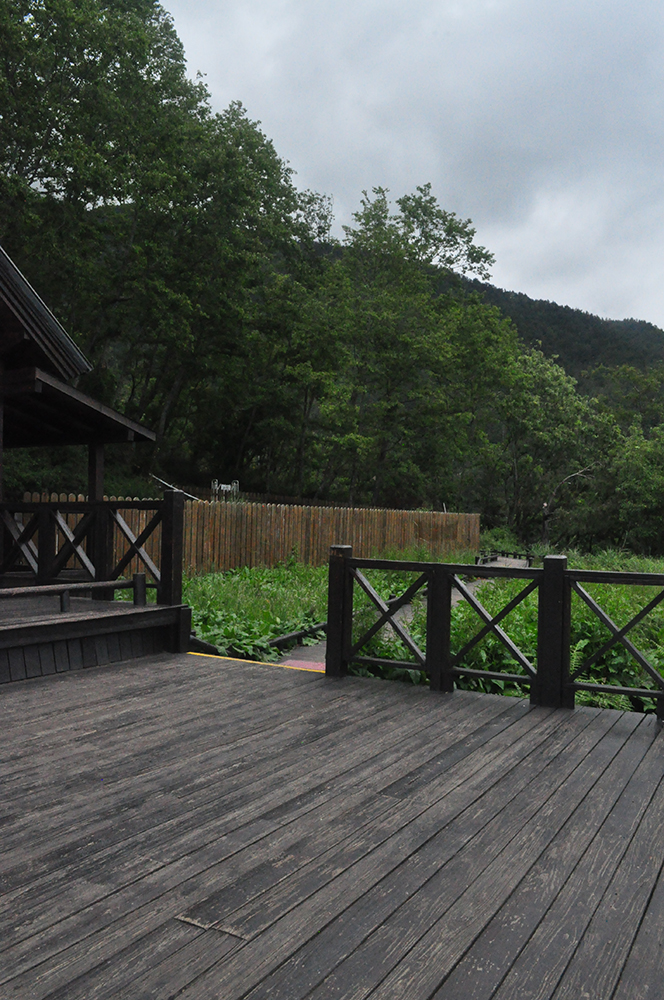
#> input picture src/data/xue-mountain/01.jpg, 664 x 1000 px
$ jupyter execute ORB.ipynb
#> lines starting #> are read from the running program, lines starting #| are printed output that depends on the picture
[cell 1]
import cv2
import numpy as np
import imutils
import math
import matplotlib.pyplot as plt
import time

[cell 2]
def extract_features(image):
    # Convert image to grayscale
    gray = cv2.cvtColor(image, cv2.COLOR_BGR2GRAY)

    # Initialize ORB detector
    orb = cv2.ORB_create()

    # Find keypoints and descriptors in the image
    kp, des = orb.detectAndCompute(gray, None)
    return kp, des

[cell 3]
def match_features(kp1, des1, kp2, des2):
    # Match features between the images
    bf = cv2.BFMatcher(cv2.NORM_HAMMING, crossCheck=True)
    matches = bf.match(des1, des2)
    matches = sorted(matches, key=lambda x: x.distance)

    # Select the top matches
    num_good_matches = int(len(matches) * 0.90)
    matches = matches[:num_good_matches]

    # Extract location of good matches
    points1 = np.zeros((len(matches), 2), dtype=np.float32)
    points2 = np.zeros((len(matches), 2), dtype=np.float32)

    for i, match in enumerate(matches):
        points1[i, :] = kp1[match.queryIdx].pt
        points2[i, :] = kp2[match.trainIdx].pt

    return points1, points2

[cell 4]
def estimate_homography(points1, points2):
    # Find homography matrix
    H, mask = cv2.findHomography(points2, points1, cv2.RANSAC)

    return H

[cell 5]
def stitch_images(images):
    # Create stitching object
    stitcher = cv2.createStitcher() if cv2.__version__.startswith('3') else cv2.Stitcher_create()

    # Iterate over pairs of images and stitch them
    for i in range(1, len(images)):
        # Get the two images to stitch
        img1 = images[i-1]
        img2 = images[i]

        # Stitch the two images
        (status, stitched) = stitcher.stitch([img1, img2])

        # If stitching failed, print error message
        if status != cv2.Stitcher_OK:
            print(f"Image stitching failed: {status}")
            return None

        # Set the stitched image as the first image for next iteration
        images[i] = stitched

    # Resize final panorama to remove black borders
    result = cv2.resize(images[-1], (int(images[-1].shape[1] / 1.5), int(images[-1].shape[0] / 1.5)), interpolation=cv2.INTER_AREA)

    return result

[cell 6]
def main():
    # Load images
    img1 = cv2.imread('data/xue-mountain/01.jpg')
#> img1 is the input picture: shape (1000, 664, 3); mean B, G, R 84.9, 90.6, 85.6
    img2 = cv2.imread('data/xue-mountain/02.jpg')
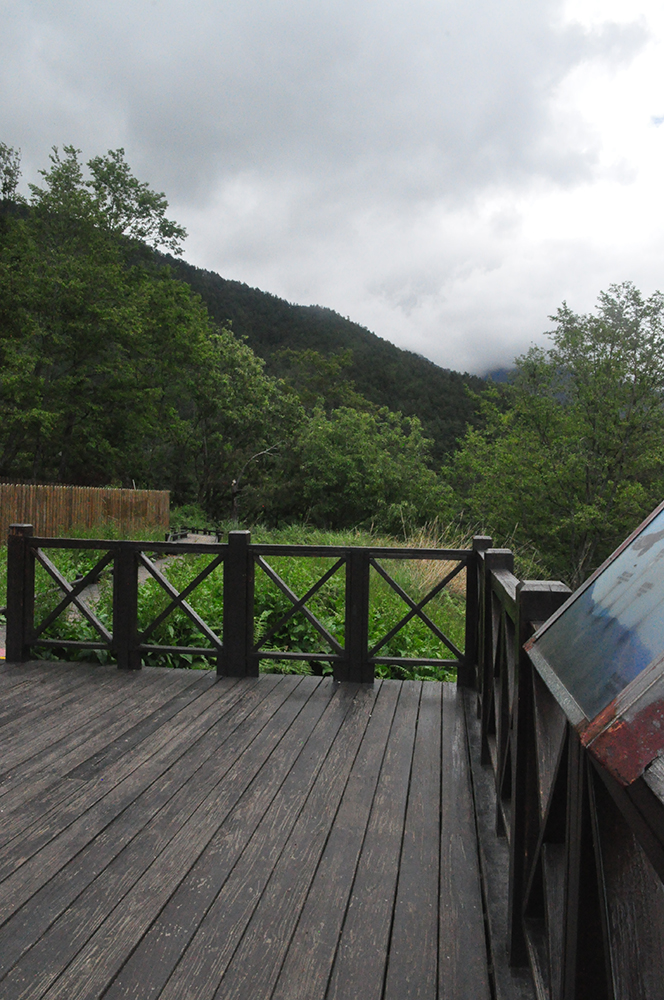
#> input picture src/data/xue-mountain/02.jpg, 664 x 1000 px
#> img2 is the input picture: shape (1000, 664, 3); mean B, G, R 105.5, 111.7, 108.1
    img3 = cv2.imread('data/xue-mountain/03.jpg')
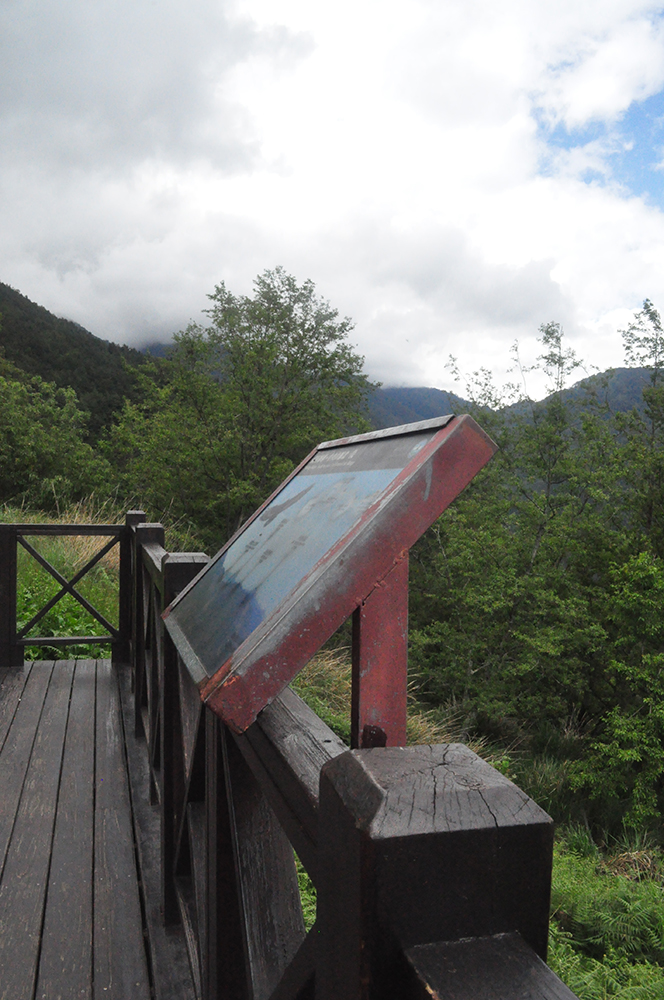
#> input picture src/data/xue-mountain/03.jpg, 664 x 1000 px
#> img3 is the input picture: shape (1000, 664, 3); mean B, G, R 121.5, 126.6, 124.8

    # Resize images
    size = (800, 600)
    img1 = cv2.resize(img1, size)
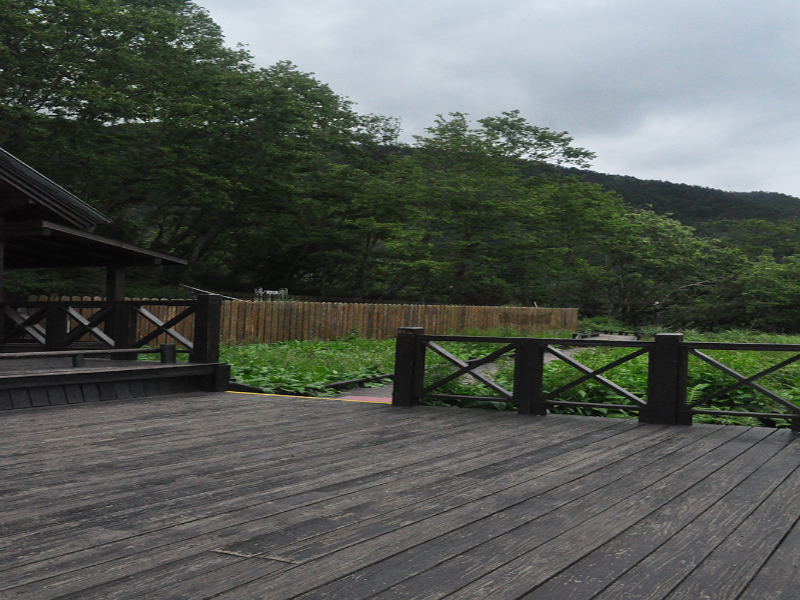
#> img1: shape (600, 800, 3); mean B, G, R 84.8, 90.5, 85.5
    img2 = cv2.resize(img2, size)
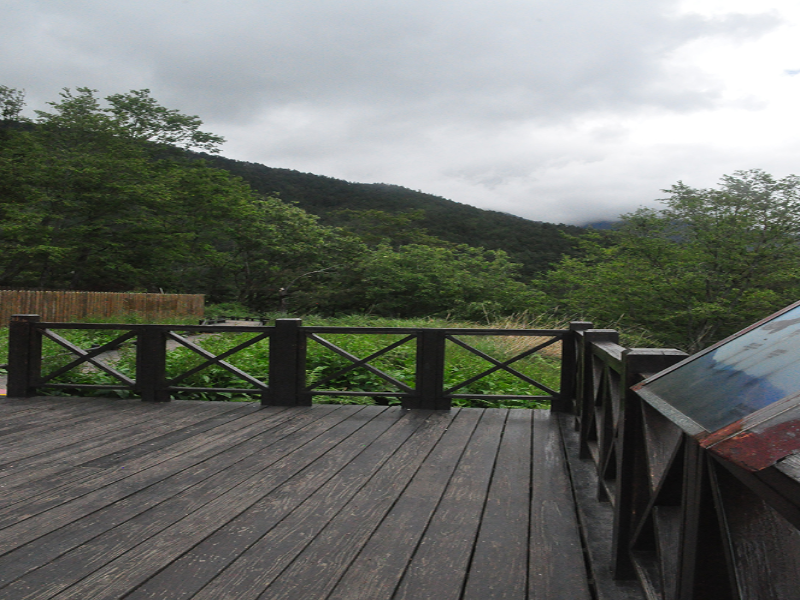
#> img2: shape (600, 800, 3); mean B, G, R 105.4, 111.7, 108.1
    img3 = cv2.resize(img3, size)
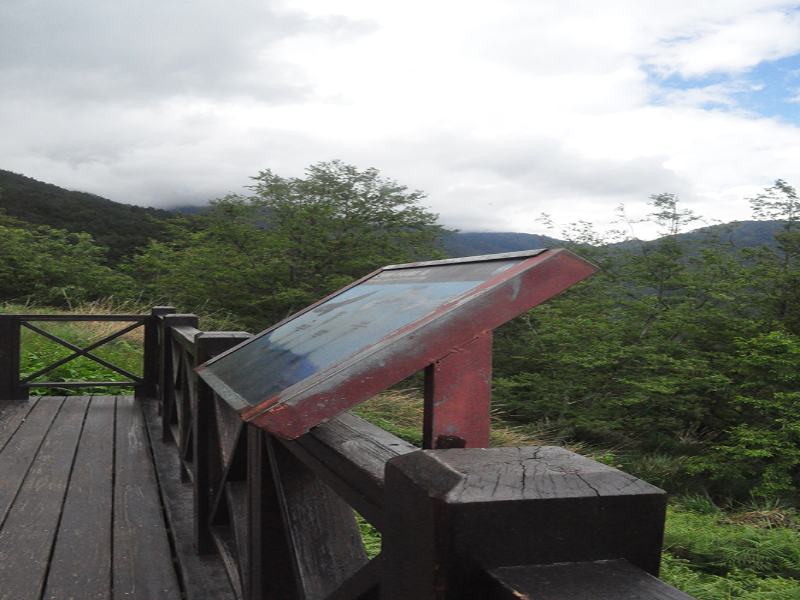
#> img3: shape (600, 800, 3); mean B, G, R 121.4, 126.6, 124.7

    # Start timer
    start_time = time.time()
    # Stitch images together
    result = stitch_images([img1, img2, img3])
#> the loop in stitch_images, `for i in range(1, len(images)):` made 2 passes
#> status on passes 1 to 2: 0, 0
#> pass 1, in stitch_images, `(status, stitched) = stitcher.stitch([img1, img2])`:
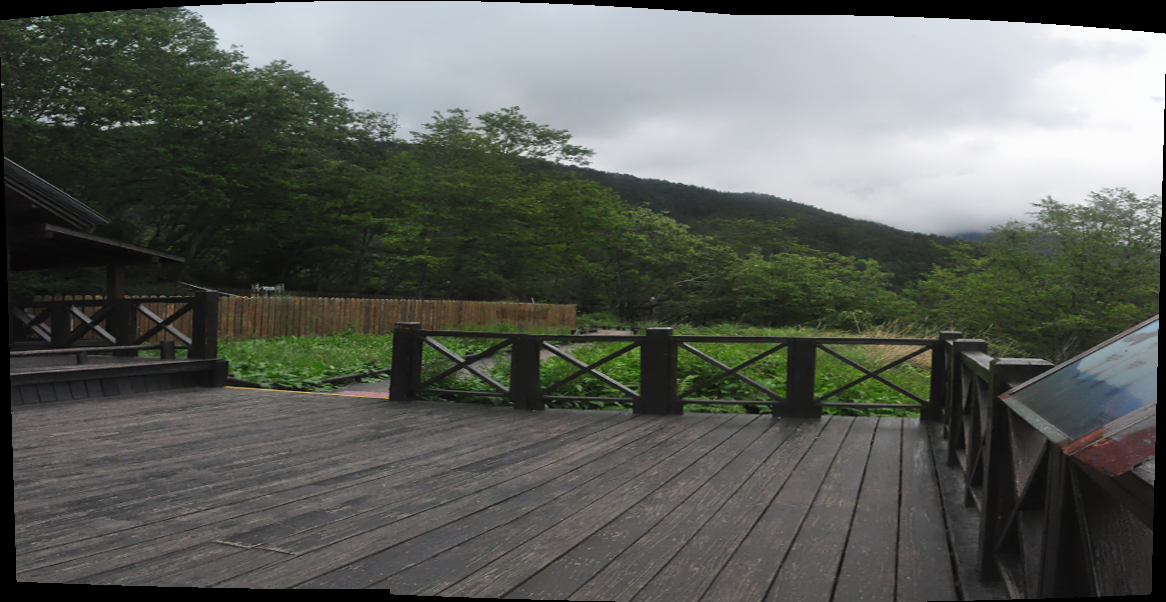
#> stitched: shape (602, 1166, 3); mean B, G, R 89.2, 95, 91.5
#> pass 2, in stitch_images, `(status, stitched) = stitcher.stitch([img1, img2])`:
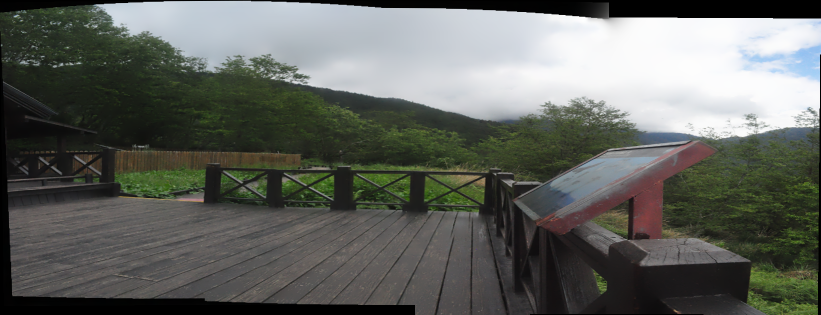
#> stitched: shape (629, 1641, 3) (shown at 1/2 size); mean B, G, R 95.1, 100.5, 97.7
#> after the loop in stitch_images, `for i in range(1, len(images)):`: images = 3 items
        # End timer
    end_time = time.time()

    # Calculate processing time
    processing_time = end_time - start_time
    print("Processing time: {:.2f} seconds".format(processing_time))

    # Resize result to have the same size as img1
    result = cv2.resize(result, (img1.shape[1], img1.shape[0]))
#> result: shape (600, 800, 3)

    # Concatenate and resize original images
    original_imgs = np.concatenate((img1, img2, img3), axis=1)
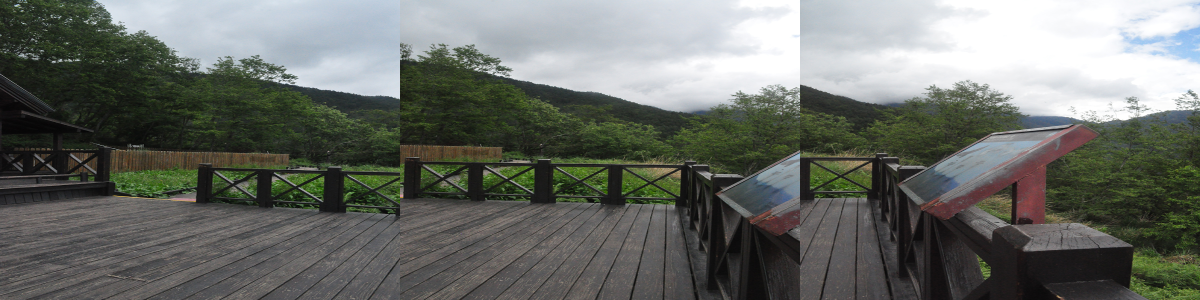
#> original_imgs: shape (600, 2400, 3) (shown at 1/2 size); mean B, G, R 103.9, 109.6, 106.1
    original_imgs_resized = cv2.resize(original_imgs, (result.shape[1], result.shape[0]))
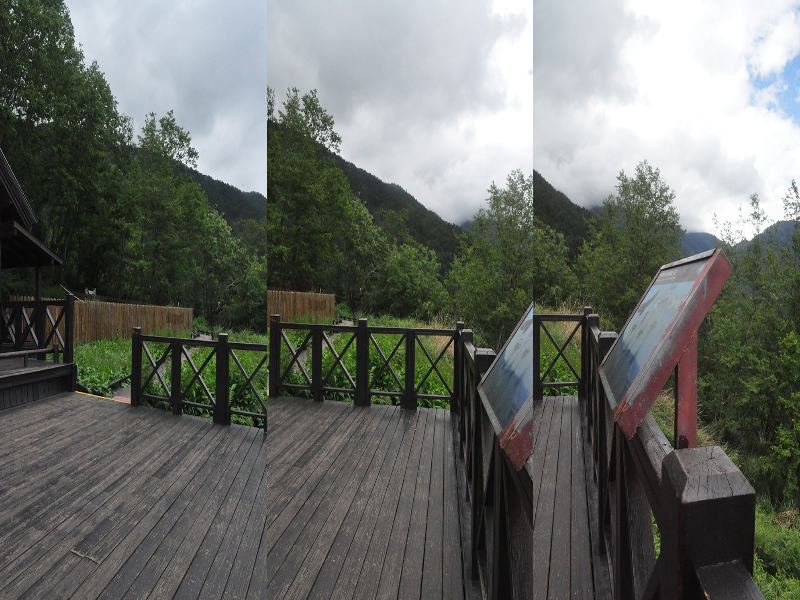
#> original_imgs_resized: shape (600, 800, 3); mean B, G, R 103.9, 109.6, 106.1

    # Calculate MSE
    mse = np.mean((result - original_imgs_resized)**2)
#> mse = 83.98
    print("MSE: {:.2f}".format(mse))
#| MSE: 83.98

    # Calculate PSNR
    psnr = 10 * math.log10((255 ** 2) / mse)
#> psnr = 28.89
    print("PSNR: {:.2f} dB".format(psnr))
#| PSNR: 28.89 dB

    # Display final result
    plt.imshow(cv2.cvtColor(result, cv2.COLOR_BGR2RGB))
    plt.show()
